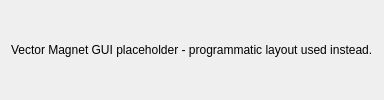
<?xml version="1.0" encoding="UTF-8"?>
<!--
If you prefer to design with Qt Designer, replace this file with a rich layout.
The controller currently loads a programmatic layout; this .ui is a placeholder
so that the file exists in the same folder. You can later bind objectNames to
the ones referenced in vector_magnet_gui.py for a designer-based layout.
-->
<ui version="4.0">
 <class>VectorMagnetPlaceholder</class>
 <widget class="QWidget" name="VectorMagnetPlaceholder">
  <property name="windowTitle">
   <string>Vector Magnet (Placeholder)</string>
  </property>
  <layout class="QVBoxLayout" name="verticalLayout">
   <item>
    <widget class="QLabel" name="labelInfo">
     <property name="text">
      <string>Vector Magnet GUI placeholder - programmatic layout used instead.</string>
     </property>
    </widget>
   </item>
  </layout>
 </widget>
 <resources/>
 <connections/>
</ui>
